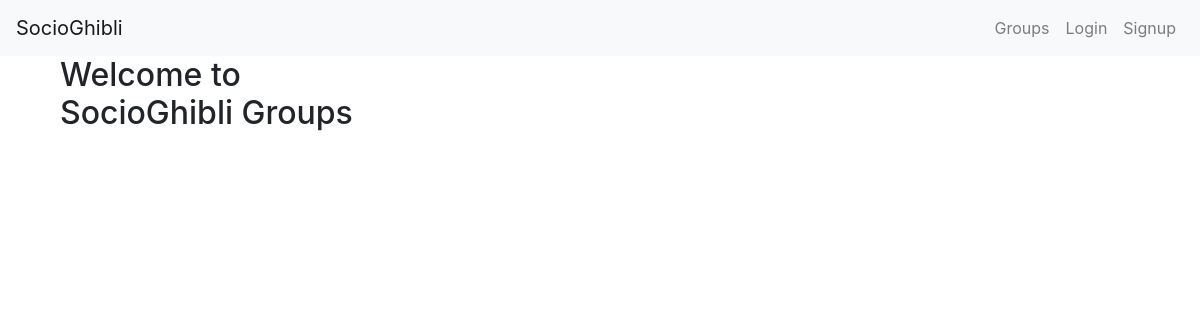
The page /groups/ on the database as committed earlier.
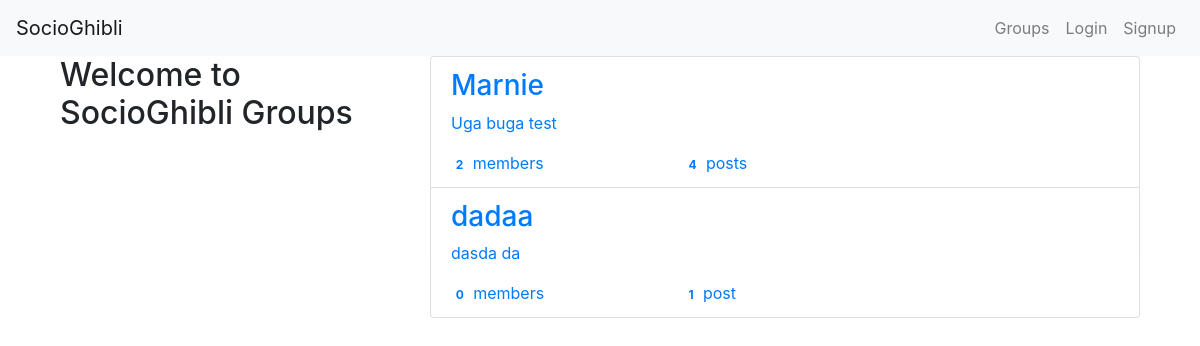
The same page on the database as committed later.
### groups/models.py (models this page shows, shortened)
class SocioGhibliGroup(models.Model):
    name = models.CharField(max_length=255, unique=True)
    slug = models.SlugField(allow_unicode=True, unique=True)
    description = models.TextField(blank=False, default='')
    description_html = models.TextField(editable=False, default='', blank=True)
    members = models.ManyToManyField(current_user, through="SocioGhibliGroupMember")
    class Meta:
        ordering = ["name"]

### groups/views.py (the view)
# urls.py: path("", views.ListSocioGhibliGroupView.as_view(), name="all"),
class ListSocioGhibliGroupView(ListView):
    model = SocioGhibliGroup
    template_name = "groups/group_list.html"

### groups/templates/groups/group_list.html (shortened to what this page needs)
{% extends "groups/group_base.html" %}
{% block pregroup %}
<div class="col-md-4">
    <div class="content">
        <h2> Welcome to SocioGhibli Groups</h2>
    </div>
</div>
{% endblock %}
{% block group_content %}
<div class="col-md-8">
    <div class="list-group">
        {% for group in object_list%}
        <a class="list-group-item" href="{% url 'groups:single' slug=group.slug %}">
            <h3 class="title list-group-item-heading">
                {{group.name}}
            </h3>
            <div clas="list-group-item-text container-fluid">
                {{group.description_html|safe}}
            </div>
            <div class="row">
                <div class="col-md-4">
                    <span class="badge">{{group.members.count}}</span>
                    member{{group.members.count|pluralize}}
                </div>
                <div class="col-md-4">
                    <span class="badge">{{group.posts.count}}</span>
                    post{{group.posts.count|pluralize}}
                </div>
            </div>
        </a>
        {% endfor %}
    </div>
</div>
{% endblock %}

### groups/templates/groups/group_base.html (shortened to what this page needs)
{% extends "base.html" %}
{% block content %}
<div class="container">
    <div class="row">
        {% block pregroup%}{% endblock %}
        {% block group_content%}{% endblock %}
    </div>
</div>
{% endblock %}

### templates/base.html (shortened to what this page needs)
{% load static %}
<!DOCTYPE html>
<html lang="en">
    <head>
        <link rel="stylesheet" href="https://cdn.jsdelivr.net/npm/bootstrap@4.4.1/dist/css/bootstrap.min.css">
        <link rel="stylesheet" href="{% static 'socioghibli/css/style.css' %}">
    </head>
    <body>
        <nav class="navbar navbar-expand-lg navbar-light bg-light">
            <a class="navbar-brand" href="{% url 'home' %}">SocioGhibli</a>
            <div class="collapse navbar-collapse" id="navbarNav">
              <ul class="navbar-nav ml-auto">
                {% if user.is_authenticated %}
                  <li class="nav-item">
                    <a class="nav-link" href="{% url 'posts:create' %}">Post</a>
                  </li>
                  <li class="nav-item">
                    <a class="nav-link" href="{% url 'groups:all' %}">Groups</a>
                  </li>
                  <li class="nav-item">
                    <a class="nav-link" href="{% url 'groups:create' %}">Create Group</a>
                  </li>
                  <li class="nav-item">
                    <a class="nav-link" href="{% url 'accounts:logout' %}">Logout</a>
                  </li>
                {% else %}
                  <li class="nav-item">
                    <a class="nav-link" href="{% url 'groups:all' %}">Groups</a>
                  </li>
                  <li class="nav-item">
                    <a class="nav-link" href="{% url 'accounts:login' %}">Login</a>
                  </li>
                  <li class="nav-item">
                    <a class="nav-link" href="{% url 'accounts:signup' %}">Signup</a>
                  </li>
                {% endif %}
              </ul>
            </div>
          </nav>
        <div class="container mycontainer">
            {% block content %}{% endblock %}
        </div>
    </body>
</html>

Rows that differ between the two databases and show on the page:
added SocioGhibliGroup: name "Marnie", description_html "Uga buga test", members.count "2", posts.count "4"
added SocioGhibliGroup: name "dadaa", description_html "dasda da", members.count "0", posts.count "1"
